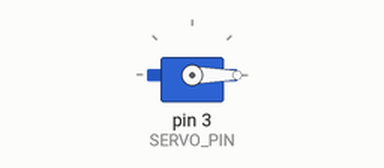
Bench run of a sketch on a simulated Arduino Uno, built with avr-gcc and run on an emulated ATmega328P. Shown: servo.

Above: at 0.05 s.
Timing chart, 0 to 4.6 s (numbered marks = the images above):
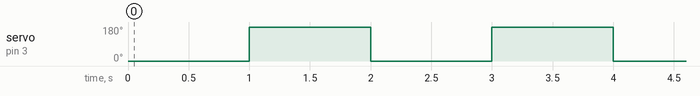

Measured:
- by itself, servo on pin 3 (SERVO_PIN): alternates 180° for 1.0 s and 0° for 1.0 s

The sketch:

Arduino_Servo_Simple.ino
```cpp
// On most Arduino boards, the PWM function is available on pins 3, 5, 6, 9, 10, and 11.
#include <Servo.h>
#define SERVO_PIN 3

// Create a servo object
Servo myServo;

void setup() {
  myServo.attach(SERVO_PIN);
}

void loop() {
	// tell servo to go to zero, wait a second, then 180, repeat.
    myServo.write(0);
    delay(1000);
    myServo.write(180);
    delay(1000);
}
```
